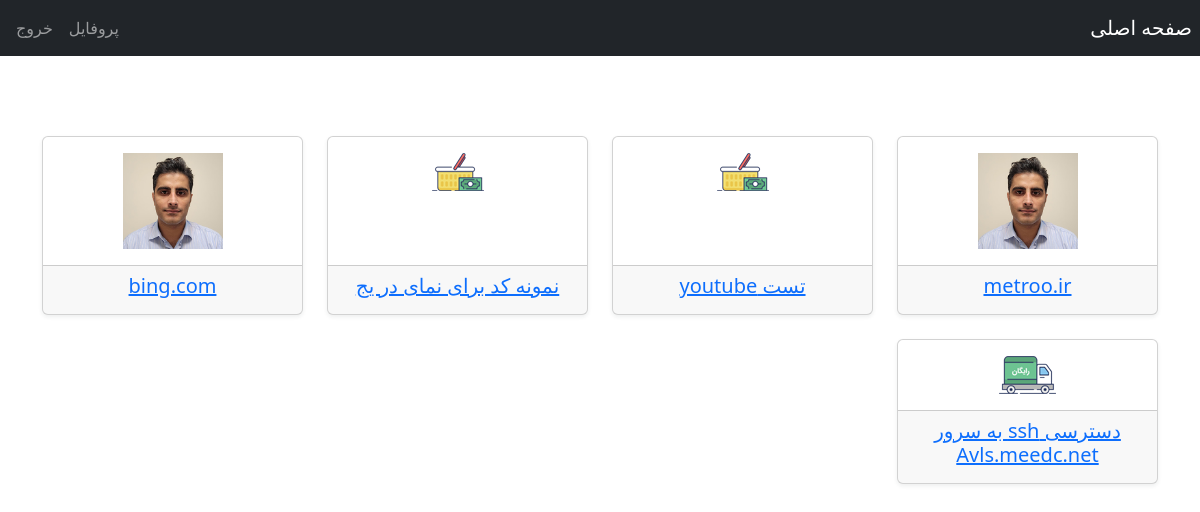
The app's page / (signed in), older data.
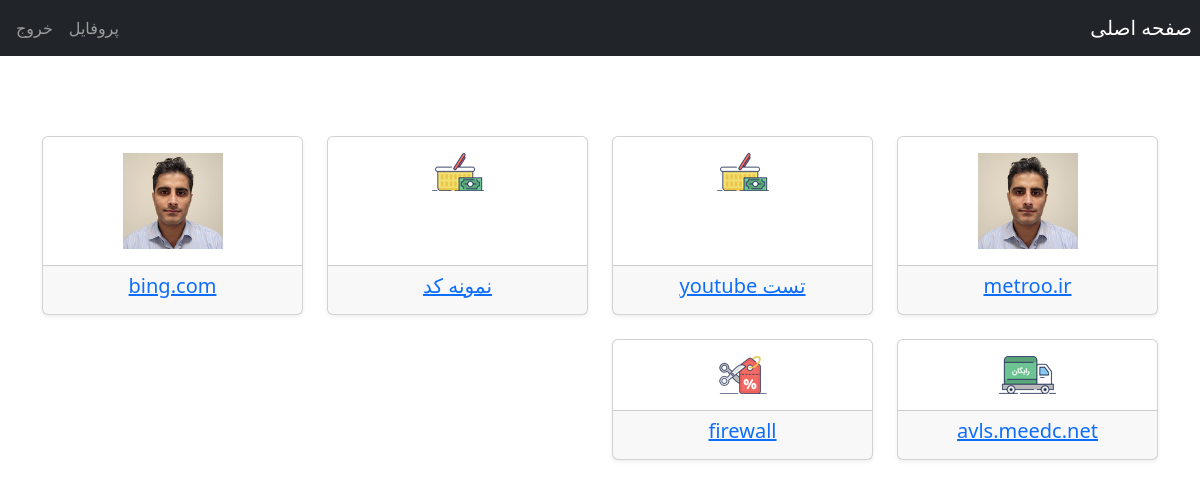
The same page, newer data.
### embedContent/models.py (models this page shows, shortened)
class EmbedContent(models.Model):
    title = models.CharField(max_length=200 , verbose_name=_('title'))
    url = models.CharField(max_length=500 ,verbose_name=_('url'))
    imageurl = models.ImageField()
    published = models.BooleanField()
    slug = models.CharField(max_length=200)
    class Meta:
        verbose_name = 'داشبورد'
        verbose_name_plural = 'لیست داشبوردها'

### embedContent/views.py (the view)
# urls.py: path('' , views.home , name='home'),
def home(request):
    if request.user.is_authenticated:
        user = request.user
        content_type = ContentType.objects.get_for_model(EmbedContent)
        id = content_type.id
        user_permissions_list = list(Permission.objects.values_list('codename',  flat=True).filter(Q(user=request.user), content_type_id=id))
        p1 = EmbedContent.objects.filter(Q(slug__in=user_permissions_list))
        return render(request, 'index.html', {'todos' : p1})
    else:
        return redirect(to='login')

### embedContent/templates/index.html (shortened to what this page needs)
{% extends "users/base.html" %}
{% block content %}
    {% if user.is_authenticated %}
<div class="album py-5">
    <div class="container">
        <div class="row row-cols-1 row-cols-sm-2 row-cols-md-3 row-cols-lg-4  g-4">
        {% for todo in todos %}
             <div class="col ">
                 <a href="{% url 'embedContent:details' todo.id %}">
                    <div class="card  shadow-sm text-center h-100">
                        <div class="card-body">
                            <img src="media/{{ todo.imageurl }}"   style="align-content:center;max-width:100px;max-height: 100px" alt="...">
                        </div>
                        <div class="card-footer">
                            <div class="card-text">
                                 <h5 class="card-title">{{ todo.title }}</h5>
                            </div>
                        </div>
                    </div>
                 </a>
             </div>
        {% endfor %}
        </div>
    </div>
</div>
    {% endif %}
{% endblock content %}

### users/templates/users/base.html (shortened to what this page needs)
<!doctype html>
<html lang="en" dir="rtl">
<head>
    <link rel="stylesheet" href="/media/css/bootstrap.rtl.min.css"  >
	<link rel="stylesheet" href="https://use.fontawesome.com/releases/v5.8.2/css/all.css">
</head>
<body>
<header>
 <nav class="navbar navbar-expand-md  navbar-dark bg-dark p-2"  >
         <a href="/" class="navbar-brand">صفحه اصلی</a>
            <div class="collapse navbar-collapse" id="navbarCollapse">
                <div class="navbar-nav ms-auto">
                  {% if user.is_authenticated %}
                    <a href="{% url 'users-profile' %}" class="nav-item nav-link">پروفایل</a>
                    <a href="{% url 'logout' %}" class="nav-item nav-link">خروج</a>
                  {% else %}
                    <a href="{% url 'login' %}" class="nav-item nav-link">ورود</a>
                  {% endif %}
                </div>
            </div>
        </nav>
</header>
<main class="  p-3 my-3">
        {% block content %}{% endblock %}
</main>
</body>
</html>

Row changes from the older to the newer data that the page shows:
changed EmbedContent: title "نمونه کد برای نمای در یج" → "نمونه کد"
changed EmbedContent: title "دسترسی ssh به سرور Avls.meedc.net" → "avls.meedc.net"
added EmbedContent: imageurl (picture), title "firewall"
